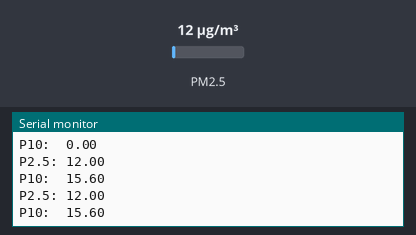
A sketch run on a simulated ESP32. Parts: the last lines printed to the serial monitor. Inputs (shaded band) come from the test bench; at power-on: PM2.5 12 µg/m³.

Above: at 2.8 s.
2.9 s: PM2.5 set to 6 µg/m³
At 3.8 s:
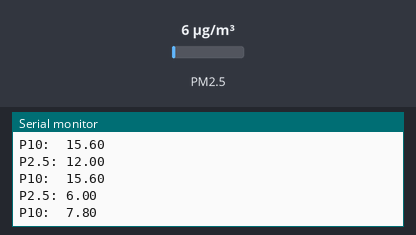
4.4 s: PM2.5 set to 75 µg/m³
At 5.7 s:
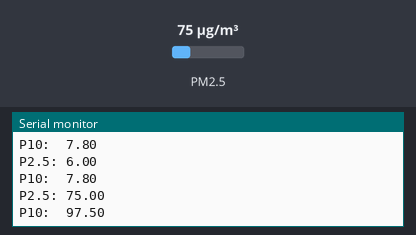
Timing chart, 0 to 7.4 s (numbered marks = the images above; inputs shaded):
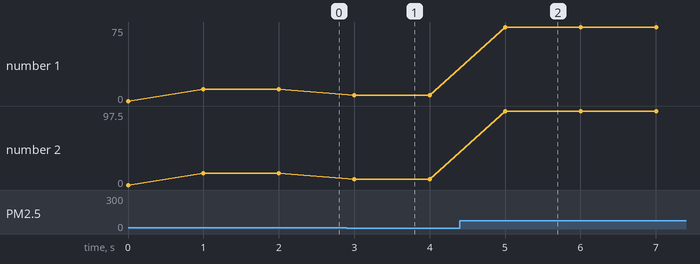

Measured:
- after the input at 2.9 s, the serial monitor: prints a new line after 0.10 s (image 1)
- after the input at 4.4 s, the serial monitor: prints a new line after 0.60 s (image 2)
- plotted number 1: 12 → 6 after the input at 2.9 s, 6 → 75 after the input at 4.4 s
- plotted number 2: 15.6 → 7.8 after the input at 2.9 s, 7.8 → 97.5 after the input at 4.4 s

The sketch:

SDS011_HardwareSerial.ino
```cpp
// SDS011 dust sensor example
// -----------------------------
//
// By R. Zschiegner (rz@madavi.de).
// April 2016

#include <SDS011.h>

float p10, p25;
int err;

SDS011 my_sds;

#ifdef ESP32
HardwareSerial port(2);
#endif

void setup() {
	my_sds.begin(&port);
	Serial.begin(115200);
  Serial.println("started looping");
}

void loop() {
	err = my_sds.read(&p25, &p10);
//	if (!err) {
	Serial.println("P2.5: " + String(p25));
	Serial.println("P10:  " + String(p10));
//	}
	delay(1000);
}
```
